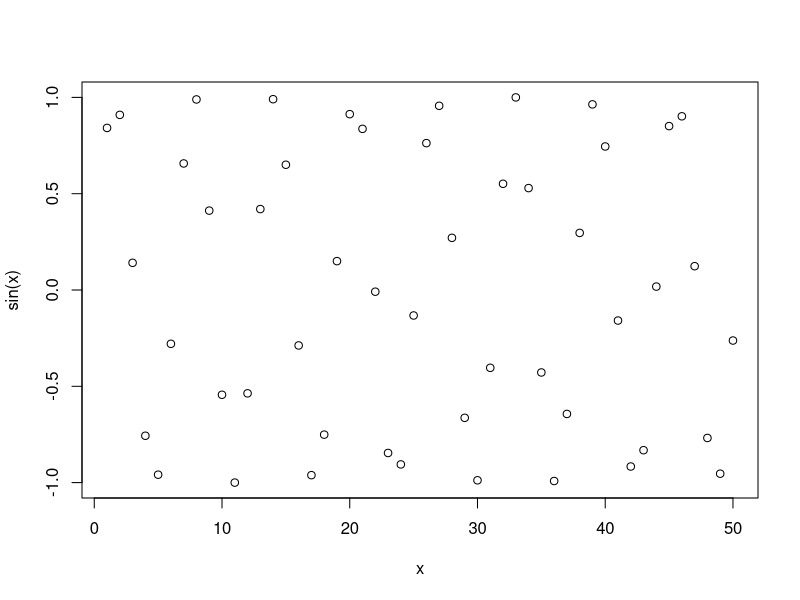
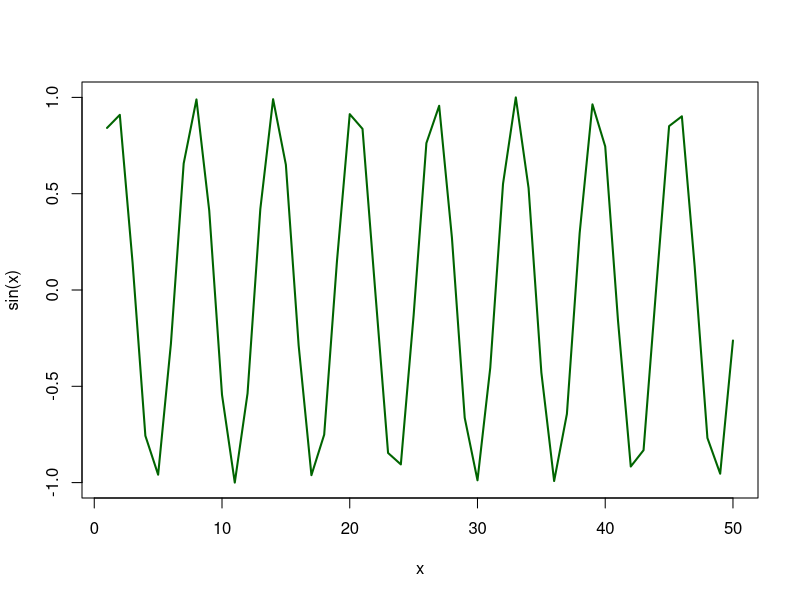

Source code (R) for these figures, in order:
#' ---
#' title: "Class 4 R Intro"
#' author: "Leah Johnson"
#' date: "January 15th, 2026"
#' ---

x <- 1:50
plot(x, sin(x))

plot(x, sin(x), typ="l", col="darkgreen", lwd=2)

log(10, base = 10)
